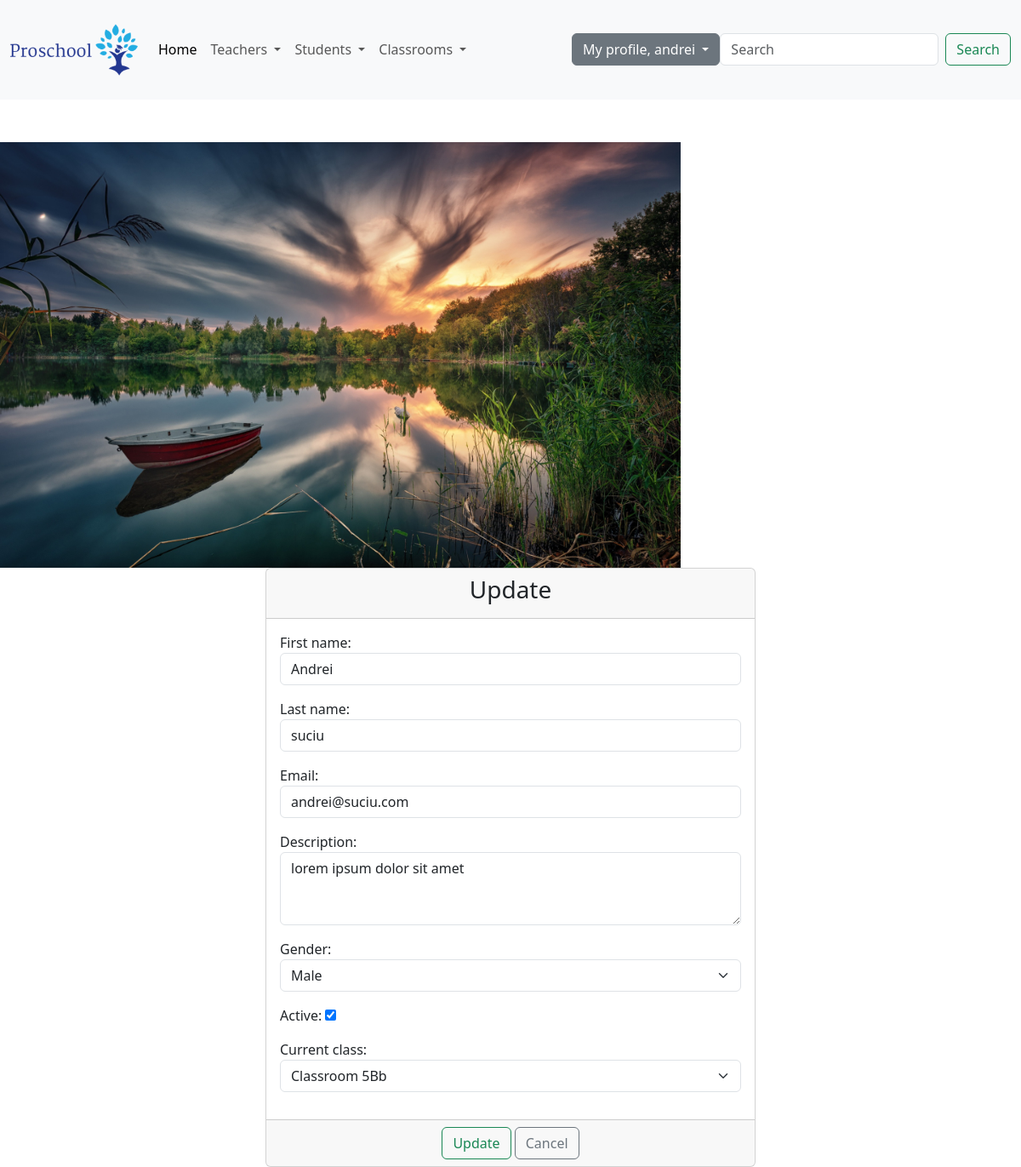
The page /update-student/1/ (signed in) on the database its author committed.
### students/models.py (models this page shows, shortened)
class Student(models.Model):
    gender_options = (('male', 'Male'), ('female', 'Female'))
    first_name = models.CharField(max_length=50)
    last_name = models.CharField(max_length=50)
    student_id = models.IntegerField(unique=True)
    age = models.IntegerField
    email = models.EmailField(max_length=80)
    description = models.CharField(max_length=500)
    gender = models.CharField(max_length=10, choices=gender_options)
    current_class = models.ForeignKey(Classroom, on_delete=models.CASCADE, null=True)
    active = models.BooleanField(default=True)
    created_at = models.DateTimeField(auto_now_add=True)
    updated_at = models.DateTimeField(auto_now=True)

### students/views.py (the view)
# urls.py: path('update-student/<int:pk>/', views.StudentUpdateView.as_view(), name='update_student'),
class StudentUpdateView(LoginRequiredMixin, PermissionRequiredMixin, UpdateView):
    template_name = 'students/update_student.html'
    model = Student
    form_class = StudentUpdateForm
    success_url = reverse_lazy('list_of_students')
    permission_required = 'students.update_student'

### students/forms.py (shortened to what this page needs)
class StudentUpdateForm(forms.ModelForm):
    class Meta:
        model = Student
        fields = ['first_name', 'last_name', 'email', 'description', 'gender', 'active', 'current_class']
        widgets = {
            'first_name': TextInput(attrs={'class': 'form-control', 'placeholder': 'Please enter your first name'}),
            'last_name': TextInput(attrs={'class': 'form-control', 'placeholder': 'Please enter your last name'}),
            'email': EmailInput(attrs={'class': 'form-control', 'placeholder': 'Please enter your email'}),
            'description': Textarea(attrs={'class': 'form-control', 'placeholder': 'Please enter your description',
                                           'rows': 3}),
            'gender': Select(attrs={'class': 'form-select'}),
            'current_class': Select(attrs={'class': 'form-select'}),
        }

### headmaster/models.py (called while the page is built)
    def __str__(self):
        return self.classroom_name

### templates/students/update_student.html (shortened to what this page needs)
{% extends 'base.html' %}
{% block content %}
    <div class="container-fluid">
        <div class="row">
            <div class="col-md-6 offset-md-3">
                <div class="card">
                    <div class="card-header">
                        <h3 class="text-center"> Update</h3>
                    </div>
                    <form method="post">
                        <div class="card-body">
                            {{ form.as_p }}
                        </div>
                        <div class="card-footer text-center">
                            <button type="submit" class="btn btn-outline-success">Update</button>
                            <a href="{%  url 'list_of_students' %}" class="btn btn-outline-secondary">Cancel</a>
                        </div>
                    </form>
                </div>
            </div>
        </div>
    </div>
{% endblock %}

### templates/navbar.html (shortened to what this page needs)
<nav class="navbar navbar-expand-lg bg-body-tertiary">
    <div class="container-fluid">
        <a class="navbar-brand" href="{% url 'homepage' %}">
            {% load static %}
            <img src="{% static 'images/logo.png' %}" alt="Proschool" , width="150">
        </a>
        <div class="collapse navbar-collapse" id="navbarSupportedContent">
            <ul class="navbar-nav me-auto mb-2 mb-lg-0">
                <li class="nav-item">
                    <a class="nav-link active" aria-current="page" href="{% url 'homepage' %}">Home</a>
                </li>
                {% if user.is_authenticated %}
                    {% if perms.teacher.add_teacher or perms.teacher.view_list_of_teachers or perms.teacher.create_homework or perms.teacher.view_list_of_homeworks %}
                        <li class="nav-item dropdown">
                            <a class="nav-link dropdown-toggle" href="#" role="button" data-bs-toggle="dropdown"
                               aria-expanded="false">
                                Teachers
                            </a>
                        </li>
                    {% endif %}
                    {% if perms.students.add_student or perms.students.view_list_of_students or perms.students.view_list_of_homeworks %}
                        <li class="nav-item dropdown">
                            <a class="nav-link dropdown-toggle" href="#" role="button" data-bs-toggle="dropdown"
                               aria-expanded="false">
                                Students
                            </a>
                        </li>
                    {% endif %}
                    {% if perms.headmaster.view_list_of_classrooms or perms.headmaster.add_classroom %}
                        <li class="nav-item dropdown">
                            <a class="nav-link dropdown-toggle" href="#" role="button" data-bs-toggle="dropdown"
                               aria-expanded="false">
                                Classrooms
                            </a>
                        </li>
                    {% endif %}
                {% endif %}
            </ul>
            {% if user.is_authenticated %}
                <div class="dropdown">
                    <button class="btn btn-secondary dropdown-toggle" type="button" data-bs-toggle="dropdown"
                            aria-expanded="false">
                        My profile, {{ user.username }}
                    </button>
                </div>
                {% if perms.students.search_student %}
                <form method="get" class="d-flex" role="search" action="{% url 'search' %}">
                    <input class="form-control me-2" type="search" name="search" placeholder="Search"
                           aria-label="Search">
                    <button class="btn btn-outline-success" type="submit">Search</button>
                </form>
                    {% endif %}
            {% else %}
                <div>
                    <a href="{% url 'login' %}" class="btn btn-outline-dark">Login</a>
                    <a href="{% url 'create_user' %}" class="btn btn-outline-danger">Sign up</a>
                </div>
            {% endif %}
        </div>
    </div>
</nav>

### rows shown on the page
Student: first_name "Andrei", last_name "suciu", email "andrei@suciu.com", description "lorem ipsum dolor sit amet", gender "Male", active "☑", current_class "Classroom 5Bb"

### other values the page prints
{{ user.username }} "andrei"
